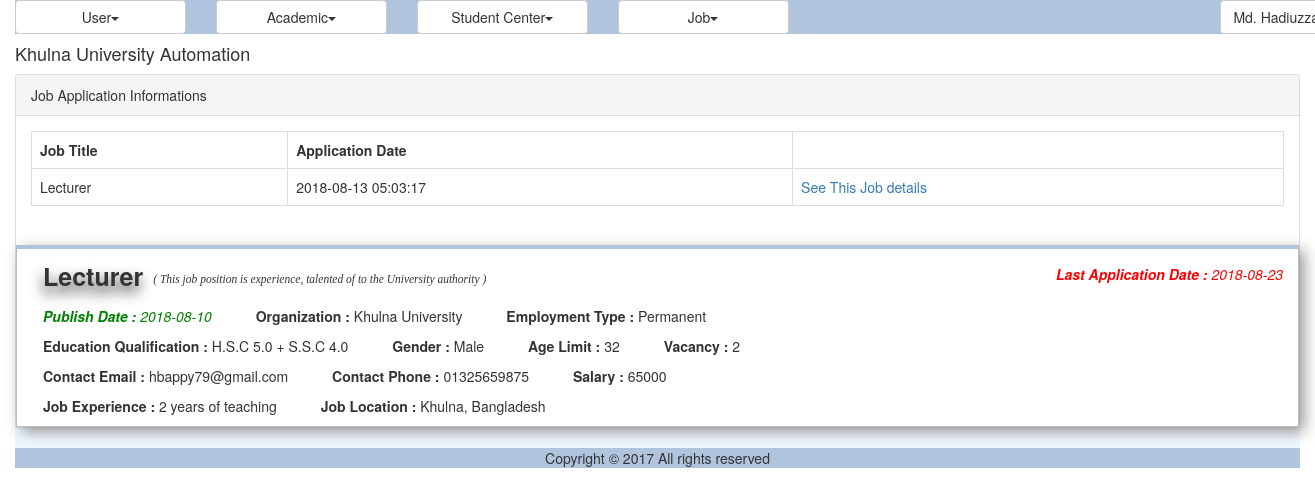
Page /web/src/DigitalUniversity/job_my_application.php?details=2 (signed in) on the earlier database version.
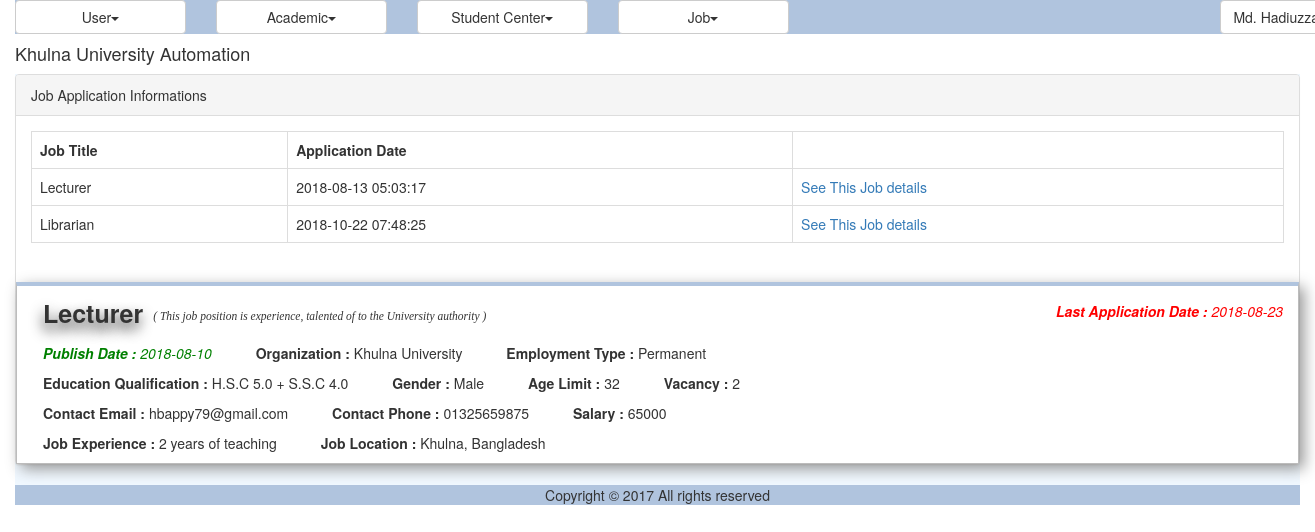
Same page on the later database version.
### tables this page shows
CREATE TABLE IF NOT EXISTS `jms_job` (
  `ID` int(11) NOT NULL AUTO_INCREMENT,
  `Title` varchar(100) NOT NULL,
  `Subtitle` varchar(100) NOT NULL,
  `PublishDate` date NOT NULL,
  `Organization` varchar(45) NOT NULL,
  `Qualification` varchar(500) NOT NULL,
  `Gender` varchar(45) NOT NULL,
  `AgeLimit` varchar(45) NOT NULL,
  `EmploymentType` varchar(45) NOT NULL,
  `NumberOfVacancy` int(11) NOT NULL,
  `Email` varchar(45) NOT NULL,
  `ContactNumber` varchar(45) NOT NULL,
  `Salary` varchar(45) DEFAULT NULL,
  `Location` varchar(255) DEFAULT NULL,
  `JobExperience` varchar(45) DEFAULT NULL,
  `LastDateOfApplication` date NOT NULL,
  PRIMARY KEY (`ID`)
);

CREATE TABLE IF NOT EXISTS `jms_applicant` (
  `ID` int(11) NOT NULL AUTO_INCREMENT,
  `applicantID` varchar(40) NOT NULL,
  `JobID` varchar(40) NOT NULL,
  `cvID` varchar(100) NOT NULL,
  `SubmissionDate` datetime NOT NULL,
  PRIMARY KEY (`ID`)
);

### web/src/DigitalUniversity/util/class.util.inc (called while the page is built, shortened)
<?php
class ConfigUtil implements I_DBConfig, I_LogConfig, I_LanguageConfig{
	public static $s_instance;
	private $_host;
	private $_username;
	private $_password;
	private $_database;
	public static function getInstance() {
		if(!self::$s_instance) {
			self::$s_instance = new self();
		}
		return self::$s_instance;
	}
	private function readConfig(){
		$this->_ini_array = parse_ini_file(CONFIG.'system.ini');
		$this->_host =	$this->_ini_array['db_host'];
		$this->_username = $this->_ini_array['db_username'];
		$this->_password = $this->_ini_array['db_password'];
		$this->_database = $this->_ini_array['db_database'];
	}
	public function getDBHost(){
		return $this->_host;
	}
	public function getDBUserName(){
		return $this->_username;
	}
	public function getDBPassword(){
		return $this->_password;
	}
	public function getDBName(){
		return $this->_database;
	}
}
class DBUtil implements I_DBUtil {
	private static $s_instance;
	private $_host;
	private $_username;
	private $_password;
	private $_database;
	protected $_connection;
	protected $_result;
	public static function getInstance() {
		if(!self::$s_instance) {
			self::$s_instance = new self();
		}
		return self::$s_instance;
	}
	private function readDBConfig(){
		$_config = ConfigUtil::getInstance();
		$this->_host = $_config->getDBHost();
		$this->_username = $_config->getDBUserName();
		$this->_password = $_config->getDBPassword();
		$this->_database = $_config->getDBName();
	}
	private function setConnection(){
		$this->_connection = new mysqli($this->_host, $this->_username,
			$this->_password, $this->_database);
	}
	public function doQuery($sql) {
		$this->_result = $this->_connection->query($sql) or die(mysqli_error($this->_connection));
		return $this->_result;
	}
	public function getNumRows() {
		$this->_numRows = mysqli_num_rows($this->_result);
		return $this->_numRows;
	}
	public function getAllRows() {
		$rows = array();
		for($x = 0; $x < $this->getNumRows(); $x++) {
			$rows[] = mysqli_fetch_assoc($this->_result);
		}
		return $rows;
	}
	public function getTopRow() {
		return $this->_result->fetch_array();
	}
}
class LogUtil{
	private static $s_instance;
	public static function getInstance(){
		if(!self::$s_instance) {
			self::$s_instance = new self();
		}
		return self::$s_instance;
	}
}
class LangUtil{
	private static $s_instance;
	public static function getInstance() {
		if(!self::$s_instance) {
			self::$s_instance = new self();
		}
		return self::$s_instance;
	}
}
?>

### web/src/DigitalUniversity/modules/job/ui/blade/view.job_application.blade.inc (called while the page is built, shortened)
<?php
include_once UTILITY.'class.util.inc';
include_once MODULES_JOB.'bao/class.job_application_bao.inc';
include_once MODULES_JOB.'bao/class.job_list_bao.inc';
$_JobApplicationBAO = new JobApplicationBAO();
$_JobListBAO = new JobListBAO();
if(isset($_GET['details']))
{
	$Job = new Job();
	$Job->setID($_GET['details']);
	$Job=$_JobListBAO->readJobPositions($Job)->getResultObject();
}
?>

### web/src/DigitalUniversity/modules/job/dao/class.job_list_dao.inc (called while the page is built, shortened)
<?php
include_once COMMON.'class.common.inc';
include_once UTILITY.'class.util.inc';
include_once COMMON.'class.common.job.inc';
include_once COMMON.'class.common.user.inc';
Class JobListDAO{
	private $_DB;
	public function __construct(){
		$this->_DB = DBUtil::getInstance();
	}
	public function readJobPositions($Job){
		$this->_DB->doQuery("SELECT * FROM jms_job where ID like '".$Job->getID()."'");
		$rows = $this->_DB->getAllRows();
		$row = $rows[0];
		$this->_Job = new Job();
	    $this->_Job->setID ( $row['ID']);
	    $this->_Job->setTitle ( $row['Title'] );
	    $this->_Job->setSubtitle ( $row['Subtitle'] );
	    $this->_Job->setPublishDate ( $row['PublishDate'] );
	    $this->_Job->setOrganization( $row['Organization'] );
	    $this->_Job->setQualification( $row['Qualification'] );
	    $this->_Job->setGender( $row['Gender'] );
	    $this->_Job->setAgeLimit ( $row['AgeLimit'] );
	    $this->_Job->setEmploymentType( $row['EmploymentType'] );
	    $this->_Job->setNumberOfVacancy( $row['NumberOfVacancy'] );
	    $this->_Job->setEmail( $row['Email'] );
	    $this->_Job->setContactNumber ( $row['ContactNumber'] );
	    $this->_Job->setSalary( $row['Salary'] );
	    $this->_Job->setLocation( $row['Location'] );
	    $this->_Job->setJobExperience( $row['JobExperience'] );
	    $this->_Job->setLastDateOfApplication( $row['LastDateOfApplication'] );
		$Result = new Result();
		$Result->setIsSuccess(1);
		$Result->setResultObject($this->_Job);
		return $Result;
	}
}
?>

### web/src/DigitalUniversity/modules/job/bao/class.job_list_bao.inc (called while the page is built, shortened)
<?php
include_once UTILITY.'class.util.inc';
include_once MODULES_JOB.'dao/class.job_list_dao.inc';
Class JobListBAO{
	private $_JobListDAO;
	public function __construct(){
		$this->_JobListDAO = new JobListDAO();
	}
	public function readJobPositions($Job){
		$Result = $this->_JobListDAO->readJobPositions($Job);
		return $Result;
	}
}
?>

### web/src/DigitalUniversity/common/class.common.user.inc (called while the page is built, shortened)
<?php
class User{
    private $_ID;
    public function getID () {
        return $this->_ID;
    }
}
?>

### web/src/DigitalUniversity/modules/job/bao/class.job_application_bao.inc (called while the page is built, shortened)
<?php
include_once UTILITY.'class.util.inc';
include_once MODULES_JOB.'dao/class.job_application_dao.inc';
Class JobApplicationBAO{
	private $_JobApplicationDAO;
	public function __construct(){
		$this->_JobApplicationDAO = new JobApplicationDAO();
	}
	public function getMyApplication($globaluser){
		$Result = $this->_JobApplicationDAO->getMyApplication($globaluser);
		return $Result;
	}
}
?>

### web/src/DigitalUniversity/modules/job/dao/class.job_application_dao.inc (called while the page is built, shortened)
<?php
include_once COMMON.'class.common.inc';
include_once UTILITY.'class.util.inc';
include_once COMMON.'class.common.job.inc';
include_once COMMON.'class.common.user.inc';
Class JobApplicationDAO{
	private $_DB;
	public function __construct(){
		$this->_DB = DBUtil::getInstance();
	}
	public function getMyApplication($globaluser){
		$ApplicationList = array();
		$this->_DB->doQuery("SELECT * FROM jms_applicant where applicantID like '$globaluser'");
		$rows = $this->_DB->getAllRows();
		for($i = 0; $i < sizeof($rows); $i++) {
			$row = $rows[$i];
			$this->_JOB_Application = new JOB_Application();
		    $this->_JOB_Application->setID ( $row['ID']);
		    $this->_JOB_Application->setapplicantID ( $row['applicantID'] );
		    $this->_JOB_Application->setJobID ( $row['JobID'] );
		    $this->_JOB_Application->setcvID ( $row['cvID'] );
		    $this->_JOB_Application->setSubmissionDate( $row['SubmissionDate'] );
		    $this->_DB->doQuery("SELECT * FROM jms_job where ID like '".$row['JobID']."'");
		    $row = $this->_DB->getTopRow();
		    $this->_JOB_Application->setjobname( $row['Title'] );
		    $ApplicationList[]=$this->_JOB_Application;
		}
		$Result = new Result();
		$Result->setIsSuccess(1);
		$Result->setResultObject($ApplicationList);
		return $Result;
	}
}
?>

### web/src/DigitalUniversity/common/class.common.inc (called while the page is built, shortened)
<?php
include_once 'class.common.user.inc';
class Result{
    private $_IsSuccess=0;
    private $_ResultObject;
    public function setIsSuccess($IsSuccess){
        $this->_IsSuccess = $IsSuccess;
    }
    public function getIsSuccess(){
        return $this->_IsSuccess;
    }
    public function setResultObject($ResultObject){
        $this->_ResultObject = $ResultObject;
    }
    public function getResultObject(){
        return $this->_ResultObject;
    }
}
?>

### web/src/DigitalUniversity/common/class.common.job.inc (called while the page is built, shortened)
<?php
class Job{
    private $_ID;
    private $_Title;
    private $_Subtitle;
    private $_PublishDate;
    private $_Organization;
    private $_Qualification;
    private $_Gender;
    private $_AgeLimit;
    private $_EmploymentType;
    private $_NumberOfVacancy;
    private $_Email;
    private $_ContactNumber;
    private $_Salary;
    private $_Location;
    private $_JobExperience;
    private $_LastDateOfApplication;
    public function setID ( $ID ) {
        $this->_ID = $ID;
    }
    public function getID () {
        return $this->_ID;
    }
    public function setTitle( $Title ) {
        $this->_Title = $Title;
    }
    public function getTitle() {
        return $this->_Title;
    }
    public function setSubtitle ( $Subtitle ) {
        $this->_Subtitle = $Subtitle;
    }
    public function getSubtitle () {
        return $this->_Subtitle;
    }
    public function setPublishDate ( $PublishDate ) {
        $this->_PublishDate = $PublishDate;
    }
    public function getPublishDate () {
        return $this->_PublishDate;
    }
    public function setOrganization ( $Organization ) {
        $this->_Organization = $Organization;
    }
    public function getOrganization () {
        return $this->_Organization;
    }
    public function setQualification ( $Qualification ) {
        $this->_Qualification = $Qualification;
    }
    public function getQualification () {
        return $this->_Qualification;
    }
    public function setGender ( $Gender ) {
        $this->_Gender = $Gender;
    }
    public function getGender () {
        return $this->_Gender;
    }
    public function setAgeLimit( $AgeLimit ) {
        $this->_AgeLimit = $AgeLimit;
    }
    public function getAgeLimit() {
        return $this->_AgeLimit;
    }
    public function setEmploymentType ( $EmploymentType ) {
        $this->_EmploymentType = $EmploymentType;
    }
    public function getEmploymentType () {
        return $this->_EmploymentType;
    }
    public function setNumberOfVacancy ( $NumberOfVacancy ) {
        $this->_NumberOfVacancy = $NumberOfVacancy;
    }
    public function getNumberOfVacancy () {
        return $this->_NumberOfVacancy;
    }
    public function setEmail ( $Email ) {
        $this->_Email = $Email;
    }
    public function getEmail () {
        return $this->_Email;
    }
    public function setContactNumber ( $ContactNumber ) {
        $this->_ContactNumber = $ContactNumber;
    }
    public function getContactNumber () {
        return $this->_ContactNumber;
    }
    public function setSalary ( $Salary ) {
        $this->_Salary = $Salary;
    }
    public function getSalary () {
        return $this->_Salary;
    }
    public function setLocation( $Location ) {
        $this->_Location = $Location;
    }
    public function getLocation() {
        return $this->_Location;
    }
    public function setJobExperience ( $JobExperience ) {
        $this->_JobExperience = $JobExperience;
    }
    public function getJobExperience () {
        return $this->_JobExperience;
    }
    public function setLastDateOfApplication ( $LastDateOfApplication ) {
        $this->_LastDateOfApplication = $LastDateOfApplication;
    }
    public function getLastDateOfApplication () {
        return $this->_LastDateOfApplication;
    }
}
class JOB_Application{
    private $_JobID;
    private $_SubmissionDate;
    private $_jobname;
    public function setJobID ( $JobID ) {
        $this->_JobID = $JobID;
    }
    public function getJobID () {
        return $this->_JobID;
    }
    public function setSubmissionDate( $SubmissionDate ) {
        $this->_SubmissionDate = $SubmissionDate;
    }
    public function getSubmissionDate () {
        return $this->_SubmissionDate;
    }
    public function setjobname( $jobname ) {
        $this->_jobname = $jobname;
    }
    public function getjobname () {
        return $this->_jobname;
    }
}
?>

### web/src/DigitalUniversity/modules/job/ui/view.job_my_application.inc (the view, shortened to what the changed rows need)
<?php
include_once 'blade/view.job_application.blade.inc';
include_once COMMON.'class.common.inc';
?>
<div class="panel panel-default">
<div class="panel-body over">
    	<table class="table table-bordered">
	    	<?php
				$globalUser = $_SESSION["globalUser"];
				$Result = $_JobApplicationBAO->getMyApplication($globalUser->getID());
				if($Result->getIsSuccess()){
					$ApplicationList = $Result->getResultObject();
					?>
					<tr>
						<th>Job Title</th>
						<th>Application Date</th>
					</tr>
					<?php
					for($i = 0; $i < sizeof($ApplicationList); $i++) {
						$Application = $ApplicationList[$i];
						?>
					    <tr>
						    <td><?php echo $Application->getjobname(); ?></td>
						    <td><?php echo $Application->getSubmissionDate(); ?></td>
						    <td>
						    <a href="?details=<?php echo $Application->getJobID(); ?>" onclick="return confirm('sure to See !'); " >See This Job details</a>
						    </td>
					    </tr>
					<?php
					}
				}
				else{
					echo $Result->getResultObject();
				}
			?>
		</table>
    </div>
    <?php
    	if(isset($_GET['details'])){
				?>
					<div class="jms_block">
					    <p class="jms_title inline"><?php echo $Job->getTitle(); ?></p>
					    <p class="jms_Subtitle inline">( <?php echo $Job->getSubtitle(); ?> )</p><br>
					    <p class="jms_PublishDate inline"><span>Publish Date : </span><?php echo $Job->getPublishDate(); ?></p>
					    <p class="jms_Organization inline"><span>Organization : </span><?php echo $Job->getOrganization(); ?></p>
					    <p class="jms_EmploymentType inline"><span>Employment Type : </span><?php echo $Job->getEmploymentType()?></p><br>
					    <p class="jms_Qualification inline"><span> Education Qualification : </span><?php echo $Job->getQualification()?></p>
					    <p class="jms_Gender inline"><span>Gender : </span><?php echo $Job->getGender(); ?></p>
					    <p class="jms_AgeLimit inline"><span>Age Limit : </span><?php echo $Job->getAgeLimit(); ?></p>
					    <p class="jms_NumberOfVacancy inline"><span>Vacancy : </span><?php echo $Job->getNumberOfVacancy(); ?></p><br>
					    <p class="jms_Email inline"><span>Contact Email : </span><?php echo $Job->getEmail(); ?></p>
					    <p class="jms_ContactNumber inline"><span>Contact Phone : </span><?php echo $Job->getContactNumber()?></p>
					    <p class="jms_Salary inline"><span>Salary : </span><?php echo $Job->getSalary(); ?></p><br>
					    <p class="jms_JobExperience inline"><span>Job Experience : </span><?php echo $Job->getJobExperience()?></p>
					    <p class="jms_Location inline"><span> Job Location : </span><?php echo $Job->getLocation(); ?></p><br>
					    <p class="jms_LastDateOfApplication inline"><span>Last Application Date : </span><?php echo $Job->getLastDateOfApplication(); ?></p>
					</div>
				<?php
		}
		?>
</div>

Differences in the rows shown:
added jms_applicant: SubmissionDate "2018-10-22 07:48:25"
added jms_job: Title "Librarian"
